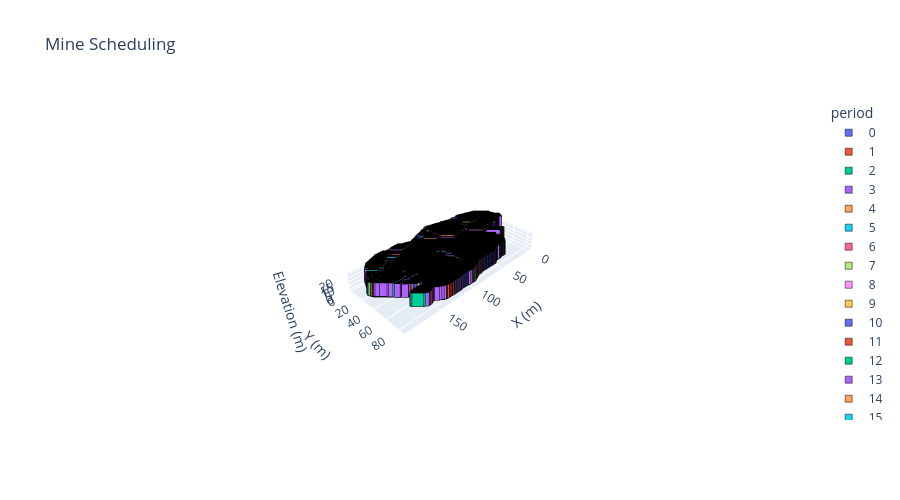

The notebook cell this image was saved under:
### Markdown cell above
### Mine Scheduling 3D Plot

### Code cell
# Block dimensions
dx, dy, dz = 1, 1, 1

# Filter extracted blocks and prepare data
d = blocks.loc[blocks.period.notna()].copy()
d["period"] = d["period"].astype(int)
d[["x","y","z"]] *= [dx, dy, dz]
d["period"] -= d["period"].min()
d["period"] = d["period"].astype(str)

# Axis scaling for correct proportions
r = d[["x","y","z"]].max() - d[["x","y","z"]].min()
s = r.max()

# 3D categorical scatter with Plotly default colors
fig = px.scatter_3d(d, x="x", y="y", z="z", color="period", color_discrete_sequence=px.colors.qualitative.Plotly,
    category_orders={"period": sorted(d["period"], key=int)}, labels={"color": "Periods"}, 
    title="Mine Scheduling", width=900, height=500).update_traces(marker=dict(symbol="square", size=7, 
    line=dict(width=0.5, color="black"))).update_layout(scene=dict(xaxis_title="X (m)", yaxis_title="Y (m)", 
    zaxis_title="Elevation (m)", aspectmode="manual", aspectratio=dict(x=r.x/s, y=r.y/s, z=r.z/s)))
fig.show()

### Figure 1 — Plotly figure (JSON) as saved in the notebook; plotly's stock layout.template omitted (floating-point values rounded to 4 significant figures; data arrays with more than 128 entries replaced by an {"elided": "..."} marker saying what was removed)
{"data": [{"hovertemplate": "period=0<br>x=%{x}<br>y=%{y}<br>z=%{z}<extra></extra>", "legendgroup": "0", "marker": {"color": "#636EFA", "line": {"color": "black", "width": 0.5}, "size": 7, "symbol": "square"}, "mode": "markers", "name": "0", "scene": "scene", "showlegend": true, "type": "scatter3d", "x": {"elided": "2512 int values"}, "y": {"elided": "2512 int values"}, "z": {"elided": "2512 int values"}}, {"hovertemplate": "period=1<br>x=%{x}<br>y=%{y}<br>z=%{z}<extra></extra>", "legendgroup": "1", "marker": {"color": "#EF553B", "line": {"color": "black", "width": 0.5}, "size": 7, "symbol": "square"}, "mode": "markers", "name": "1", "scene": "scene", "showlegend": true, "type": "scatter3d", "x": {"elided": "2600 int values"}, "y": {"elided": "2600 int values"}, "z": {"elided": "2600 int values"}}, {"hovertemplate": "period=2<br>x=%{x}<br>y=%{y}<br>z=%{z}<extra></extra>", "legendgroup": "2", "marker": {"color": "#00CC96", "line": {"color": "black", "width": 0.5}, "size": 7, "symbol": "square"}, "mode": "markers", "name": "2", "scene": "scene", "showlegend": true, "type": "scatter3d", "x": {"elided": "2710 int values"}, "y": {"elided": "2710 int values"}, "z": {"elided": "2710 int values"}}, {"hovertemplate": "period=3<br>x=%{x}<br>y=%{y}<br>z=%{z}<extra></extra>", "legendgroup": "3", "marker": {"color": "#AB63FA", "line": {"color": "black", "width": 0.5}, "size": 7, "symbol": "square"}, "mode": "markers", "name": "3", "scene": "scene", "showlegend": true, "type": "scatter3d", "x": {"elided": "3938 int values"}, "y": {"elided": "3938 int values"}, "z": {"elided": "3938 int values"}}, {"hovertemplate": "period=4<br>x=%{x}<br>y=%{y}<br>z=%{z}<extra></extra>", "legendgroup": "4", "marker": {"color": "#FFA15A", "line": {"color": "black", "width": 0.5}, "size": 7, "symbol": "square"}, "mode": "markers", "name": "4", "scene": "scene", "showlegend": true, "type": "scatter3d", "x": {"elided": "3375 int values"}, "y": {"elided": "3375 int values"}, "z": {"elided": "3375 int values"}}, {"hovertemplate": "period=5<br>x=%{x}<br>y=%{y}<br>z=%{z}<extra></extra>", "legendgroup": "5", "marker": {"color": "#19D3F3", "line": {"color": "black", "width": 0.5}, "size": 7, "symbol": "square"}, "mode": "markers", "name": "5", "scene": "scene", "showlegend": true, "type": "scatter3d", "x": {"elided": "3756 int values"}, "y": {"elided": "3756 int values"}, "z": {"elided": "3756 int values"}}, {"hovertemplate": "period=6<br>x=%{x}<br>y=%{y}<br>z=%{z}<extra></extra>", "legendgroup": "6", "marker": {"color": "#FF6692", "line": {"color": "black", "width": 0.5}, "size": 7, "symbol": "square"}, "mode": "markers", "name": "6", "scene": "scene", "showlegend": true, "type": "scatter3d", "x": {"elided": "3332 int values"}, "y": {"elided": "3332 int values"}, "z": {"elided": "3332 int values"}}, {"hovertemplate": "period=7<br>x=%{x}<br>y=%{y}<br>z=%{z}<extra></extra>", "legendgroup": "7", "marker": {"color": "#B6E880", "line": {"color": "black", "width": 0.5}, "size": 7, "symbol": "square"}, "mode": "markers", "name": "7", "scene": "scene", "showlegend": true, "type": "scatter3d", "x": {"elided": "3254 int values"}, "y": {"elided": "3254 int values"}, "z": {"elided": "3254 int values"}}, {"hovertemplate": "period=8<br>x=%{x}<br>y=%{y}<br>z=%{z}<extra></extra>", "legendgroup": "8", "marker": {"color": "#FF97FF", "line": {"color": "black", "width": 0.5}, "size": 7, "symbol": "square"}, "mode": "markers", "name": "8", "scene": "scene", "showlegend": true, "type": "scatter3d", "x": {"elided": "3282 int values"}, "y": {"elided": "3282 int values"}, "z": {"elided": "3282 int values"}}, {"hovertemplate": "period=9<br>x=%{x}<br>y=%{y}<br>z=%{z}<extra></extra>", "legendgroup": "9", "marker": {"color": "#FECB52", "line": {"color": "black", "width": 0.5}, "size": 7, "symbol": "square"}, "mode": "markers", "name": "9", "scene": "scene", "showlegend": true, "type": "scatter3d", "x": {"elided": "3730 int values"}, "y": {"elided": "3730 int values"}, "z": {"elided": "3730 int values"}}, {"hovertemplate": "period=10<br>x=%{x}<br>y=%{y}<br>z=%{z}<extra></extra>", "legendgroup": "10", "marker": {"color": "#636EFA", "line": {"color": "black", "width": 0.5}, "size": 7, "symbol": "square"}, "mode": "markers", "name": "10", "scene": "scene", "showlegend": true, "type": "scatter3d", "x": {"elided": "4200 int values"}, "y": {"elided": "4200 int values"}, "z": {"elided": "4200 int values"}}, {"hovertemplate": "period=11<br>x=%{x}<br>y=%{y}<br>z=%{z}<extra></extra>", "legendgroup": "11", "marker": {"color": "#EF553B", "line": {"color": "black", "width": 0.5}, "size": 7, "symbol": "square"}, "mode": "markers", "name": "11", "scene": "scene", "showlegend": true, "type": "scatter3d", "x": {"elided": "2687 int values"}, "y": {"elided": "2687 int values"}, "z": {"elided": "2687 int values"}}, {"hovertemplate": "period=12<br>x=%{x}<br>y=%{y}<br>z=%{z}<extra></extra>", "legendgroup": "12", "marker": {"color": "#00CC96", "line": {"color": "black", "width": 0.5}, "size": 7, "symbol": "square"}, "mode": "markers", "name": "12", "scene": "scene", "showlegend": true, "type": "scatter3d", "x": {"elided": "3523 int values"}, "y": {"elided": "3523 int values"}, "z": {"elided": "3523 int values"}}, {"hovertemplate": "period=13<br>x=%{x}<br>y=%{y}<br>z=%{z}<extra></extra>", "legendgroup": "13", "marker": {"color": "#AB63FA", "line": {"color": "black", "width": 0.5}, "size": 7, "symbol": "square"}, "mode": "markers", "name": "13", "scene": "scene", "showlegend": true, "type": "scatter3d", "x": {"elided": "3622 int values"}, "y": {"elided": "3622 int values"}, "z": {"elided": "3622 int values"}}, {"hovertemplate": "period=14<br>x=%{x}<br>y=%{y}<br>z=%{z}<extra></extra>", "legendgroup": "14", "marker": {"color": "#FFA15A", "line": {"color": "black", "width": 0.5}, "size": 7, "symbol": "square"}, "mode": "markers", "name": "14", "scene": "scene", "showlegend": true, "type": "scatter3d", "x": {"elided": "4128 int values"}, "y": {"elided": "4128 int values"}, "z": {"elided": "4128 int values"}}, {"hovertemplate": "period=15<br>x=%{x}<br>y=%{y}<br>z=%{z}<extra></extra>", "legendgroup": "15", "marker": {"color": "#19D3F3", "line": {"color": "black", "width": 0.5}, "size": 7, "symbol": "square"}, "mode": "markers", "name": "15", "scene": "scene", "showlegend": true, "type": "scatter3d", "x": {"elided": "3529 int values"}, "y": {"elided": "3529 int values"}, "z": {"elided": "3529 int values"}}, {"hovertemplate": "period=16<br>x=%{x}<br>y=%{y}<br>z=%{z}<extra></extra>", "legendgroup": "16", "marker": {"color": "#FF6692", "line": {"color": "black", "width": 0.5}, "size": 7, "symbol": "square"}, "mode": "markers", "name": "16", "scene": "scene", "showlegend": true, "type": "scatter3d", "x": {"elided": "5258 int values"}, "y": {"elided": "5258 int values"}, "z": {"elided": "5258 int values"}}, {"hovertemplate": "period=17<br>x=%{x}<br>y=%{y}<br>z=%{z}<extra></extra>", "legendgroup": "17", "marker": {"color": "#B6E880", "line": {"color": "black", "width": 0.5}, "size": 7, "symbol": "square"}, "mode": "markers", "name": "17", "scene": "scene", "showlegend": true, "type": "scatter3d", "x": {"elided": "4550 int values"}, "y": {"elided": "4550 int values"}, "z": {"elided": "4550 int values"}}, {"hovertemplate": "period=18<br>x=%{x}<br>y=%{y}<br>z=%{z}<extra></extra>", "legendgroup": "18", "marker": {"color": "#FF97FF", "line": {"color": "black", "width": 0.5}, "size": 7, "symbol": "square"}, "mode": "markers", "name": "18", "scene": "scene", "showlegend": true, "type": "scatter3d", "x": {"elided": "3243 int values"}, "y": {"elided": "3243 int values"}, "z": {"elided": "3243 int values"}}, {"hovertemplate": "period=19<br>x=%{x}<br>y=%{y}<br>z=%{z}<extra></extra>", "legendgroup": "19", "marker": {"color": "#FECB52", "line": {"color": "black", "width": 0.5}, "size": 7, "symbol": "square"}, "mode": "markers", "name": "19", "scene": "scene", "showlegend": true, "type": "scatter3d", "x": {"elided": "3184 int values"}, "y": {"elided": "3184 int values"}, "z": {"elided": "3184 int values"}}, {"hovertemplate": "period=20<br>x=%{x}<br>y=%{y}<br>z=%{z}<extra></extra>", "legendgroup": "20", "marker": {"color": "#636EFA", "line": {"color": "black", "width": 0.5}, "size": 7, "symbol": "square"}, "mode": "markers", "name": "20", "scene": "scene", "showlegend": true, "type": "scatter3d", "x": {"elided": "5146 int values"}, "y": {"elided": "5146 int values"}, "z": {"elided": "5146 int values"}}, {"hovertemplate": "period=21<br>x=%{x}<br>y=%{y}<br>z=%{z}<extra></extra>", "legendgroup": "21", "marker": {"color": "#EF553B", "line": {"color": "black", "width": 0.5}, "size": 7, "symbol": "square"}, "mode": "markers", "name": "21", "scene": "scene", "showlegend": true, "type": "scatter3d", "x": {"elided": "5294 int values"}, "y": {"elided": "5294 int values"}, "z": {"elided": "5294 int values"}}, {"hovertemplate": "period=22<br>x=%{x}<br>y=%{y}<br>z=%{z}<extra></extra>", "legendgroup": "22", "marker": {"color": "#00CC96", "line": {"color": "black", "width": 0.5}, "size": 7, "symbol": "square"}, "mode": "markers", "name": "22", "scene": "scene", "showlegend": true, "type": "scatter3d", "x": {"elided": "5640 int values"}, "y": {"elided": "5640 int values"}, "z": {"elided": "5640 int values"}}, {"hovertemplate": "period=23<br>x=%{x}<br>y=%{y}<br>z=%{z}<extra></extra>", "legendgroup": "23", "marker": {"color": "#AB63FA", "line": {"color": "black", "width": 0.5}, "size": 7, "symbol": "square"}, "mode": "markers", "name": "23", "scene": "scene", "showlegend": true, "type": "scatter3d", "x": {"elided": "6340 int values"}, "y": {"elided": "6340 int values"}, "z": {"elided": "6340 int values"}}], "layout": {"height": 500, "legend": {"title": {"text": "period"}, "tracegroupgap": 0}, "scene": {"aspectmode": "manual", "aspectratio": {"x": 1, "y": 0.4474, "z": 0.1105}, "domain": {"x": [0, 1], "y": [0, 1]}, "xaxis": {"title": {"text": "X (m)"}}, "yaxis": {"title": {"text": "Y (m)"}}, "zaxis": {"title": {"text": "Elevation (m)"}}}, "title": {"text": "Mine Scheduling"}, "width": 900}}
